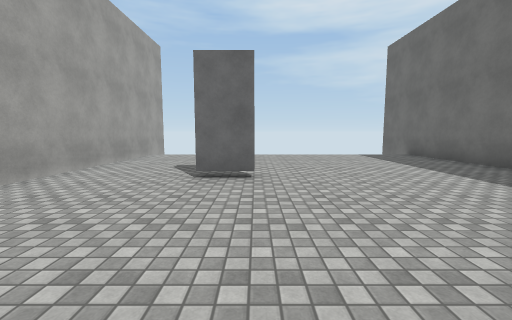
view 1 (above)

15 first-person views from a walk through a 3-D level made in the Unity game engine. The camera is 1.4 m above the floor, tilts 6° down and sees 90° across. The floor is counted in squares, 1.8 m on a side. Each view is taken from the middle of a square. On the plan, view 1 faces up. The plan holds only what a view shows up to about 10 squares ahead; the rest is blank. The place goes on beyond the plan. The player is left out. Surface patterns are stand-ins for the level's own textures.

view 2
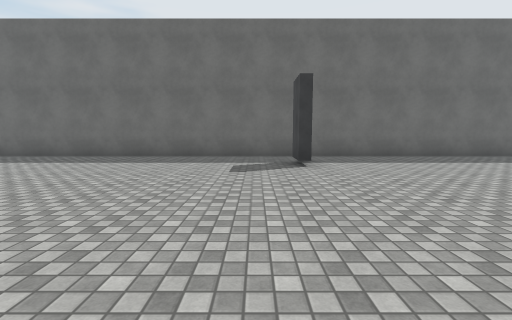

view 3
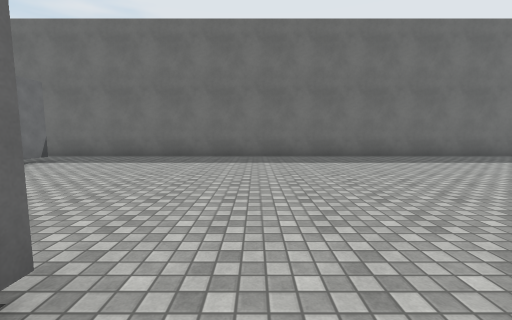

view 4
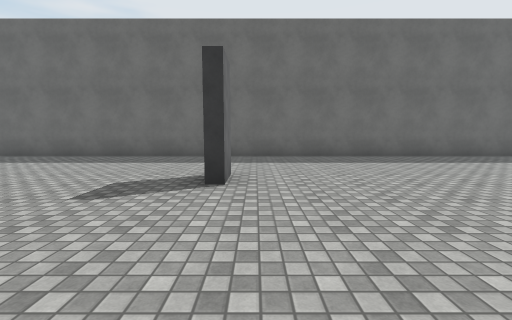

view 5
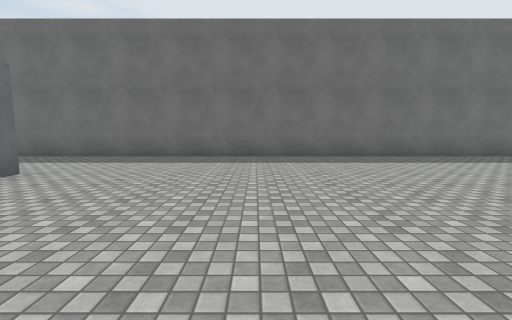

view 6
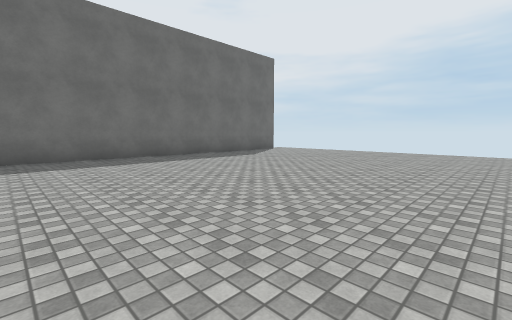

view 7
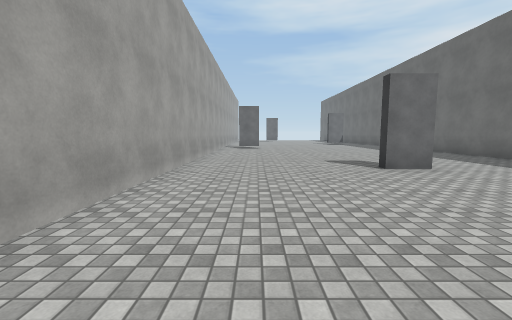

view 8
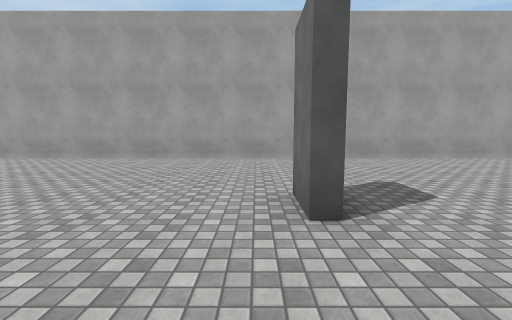

view 9
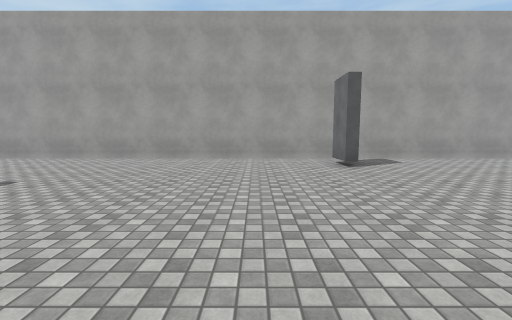

view 10
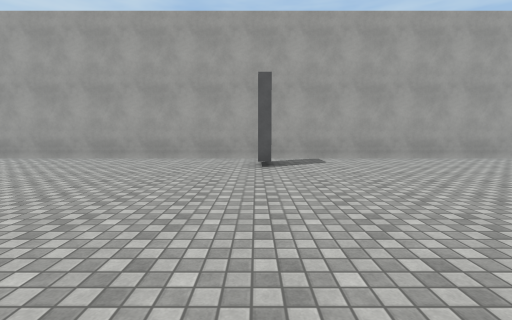

view 11
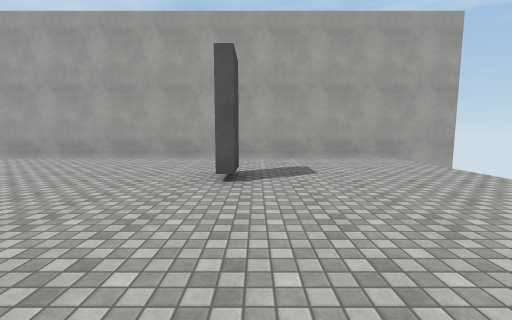

view 12
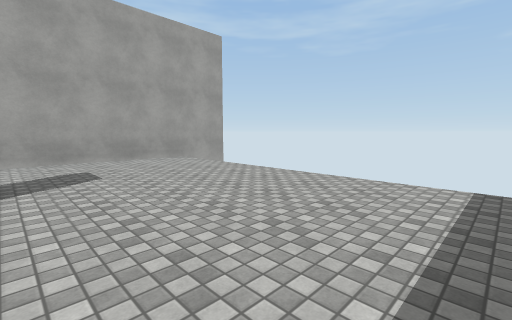

view 13
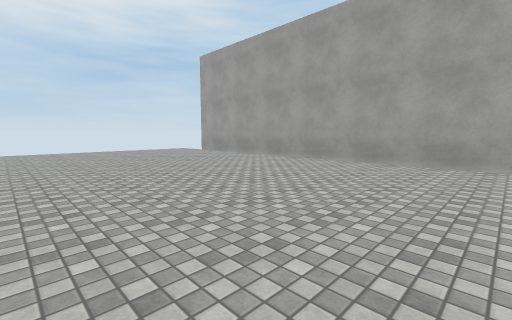

view 14
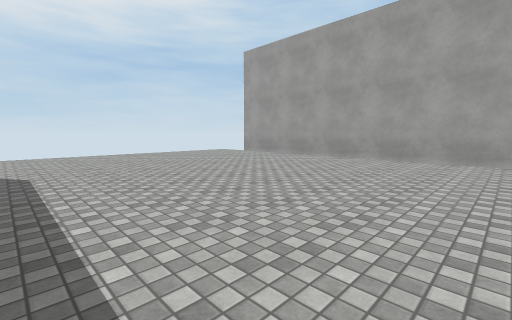

view 15
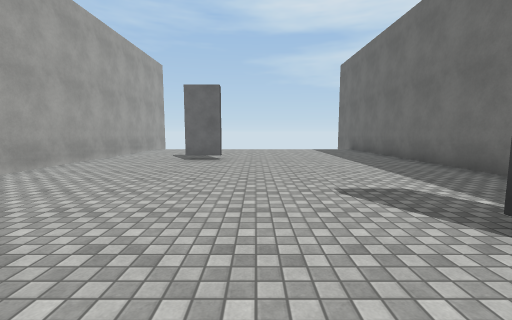

### Floor plan
Points are (right, up) in squares from view 1. A wall is a line through its corners. A room is listed if a view was taken in it or the views show most of it. See-through windows are left out.
Room 1 (views 1, 2, 3, 4, 5, 6, 7, 8, 9, 10, 11, 12, 13, 14, 15)
walls: (-1.8, -6) (-2.9, -6); (1.8, -13.1) (1.8, -13.5) (0.8, -13.5) (0.8, -13.1); (3, -1) (4, -1); (4, -1.3) (3.1, -1.3); (-1, 4.7) (0, 4.7) (0, 4.4) (-1.1, 4.4); (5.5, -25.5) (5.5, 10.1); (-4, 10.5) (-4, -25.5)

Positions as (right, up) in squares from view 1, and headings:
1: (0, 0), facing up
2: (-3, 0), facing right
3: (-3, -7), facing right
4: (-3, -14), facing right
5: (-3, -18), facing right
6: (-3, -19), facing down-right
7: (-2, -19), facing up
8: (4, -14), facing left
9: (4, -8), facing left
10: (4, -6), facing left
11: (4, 5), facing left
12: (4, 5), facing up-left
13: (3, -18), facing down-left
14: (4, -20), facing down-left
15: (1, -3), facing up
